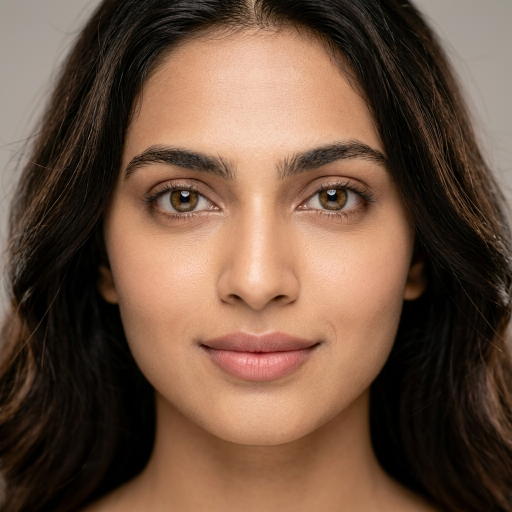
#> input picture aminsa-360-day-bases-face-images/2026-10-16.jpg, 1024 x 1024 px (shown at 1/2 size)
$ python -i broll.py   (imports and definitions only)
#> lines starting #> are read from the running program, lines starting #| are printed output that depends on the picture
"""Gemini Imagen b-roll generation + Ken Burns animation."""

import base64
from pathlib import Path

import requests
from PIL import Image

from .config import VIDEO_WIDTH, VIDEO_HEIGHT, get_gemini_key, run_cmd
from .log import log
from .retry import with_retry


# [36 lines that did not run here, left out]


def _fallback_frame(i: int, out_dir: Path) -> Path:
    """Plan B: Md Sadique Amin Real-Face 4K Identity-Locked Master Frame."""
    from PIL import Image, ImageEnhance, ImageFilter

    # Priority list of Md Sadique Amin Real-Face 4K master portraits
    face_candidates = [
        Path("D:/current using file/Mine/Md Sadique Amin/final photos/amin_look2_suit_anchor_24yo.jpg"),
        Path("D:/current using file/Mine/Md Sadique Amin/final photos/amin_look3_cyberpunk_fullbeard_24yo.jpg"),
        Path("D:/current using file/Mine/Md Sadique Amin/final photos/amin_look1_clean_crewneck_20yo.jpg"),
        Path("D:/current using file/Mine/Md Sadique Amin/amin_gold_standard_face.jpg"),
    ]
    valid_faces = [f for f in face_candidates if f.exists()]

    path = out_dir / f"broll_{i}.png"
    if valid_faces:
        chosen = valid_faces[i % len(valid_faces)]
        img = Image.open(chosen).convert("RGB")
        target_w, target_h = VIDEO_WIDTH, VIDEO_HEIGHT
        orig_w, orig_h = img.size
        scale = max(target_w / orig_w, target_h / orig_h)
        new_w, new_h = int(orig_w * scale), int(orig_h * scale)
        img = img.resize((new_w, new_h), Image.LANCZOS)
        left = (new_w - target_w) // 2
        top = (new_h - target_h) // 2
        img = img.crop((left, top, left + target_w, top + target_h))
        img.save(path)
        log(f"Plan B Real-Face Frame {i+1} loaded from: {chosen.name}")
        return path

    colors = [(20, 20, 60), (40, 10, 40), (10, 30, 50)]
    img = Image.new("RGB", (VIDEO_WIDTH, VIDEO_HEIGHT), colors[i % len(colors)])
    img.save(path)
    return path


# [70 lines left out: functions generate_broll, animate_frame, not called in this run]

>>> import cv2
>>> picture = cv2.imread('../../../aminsa-360-day-bases-face-images/2026-10-16.jpg', cv2.IMREAD_GRAYSCALE)
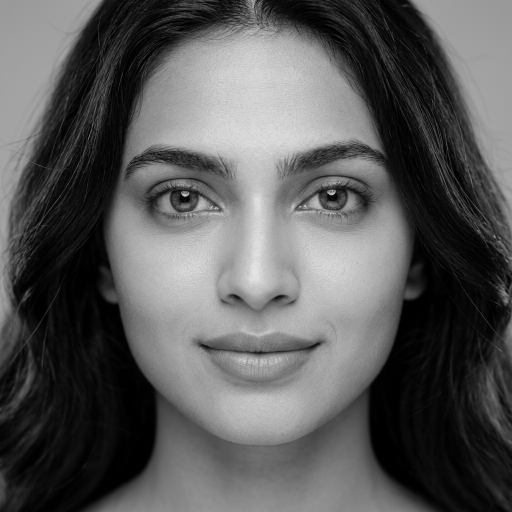
#> picture: shape (1024, 1024) (shown at 1/2 size); min 0, max 231, mean 89.5
>>> result = _fallback_frame(picture, 'out.png')
#> (the run stopped early here; a loop or call above may not have finished)
